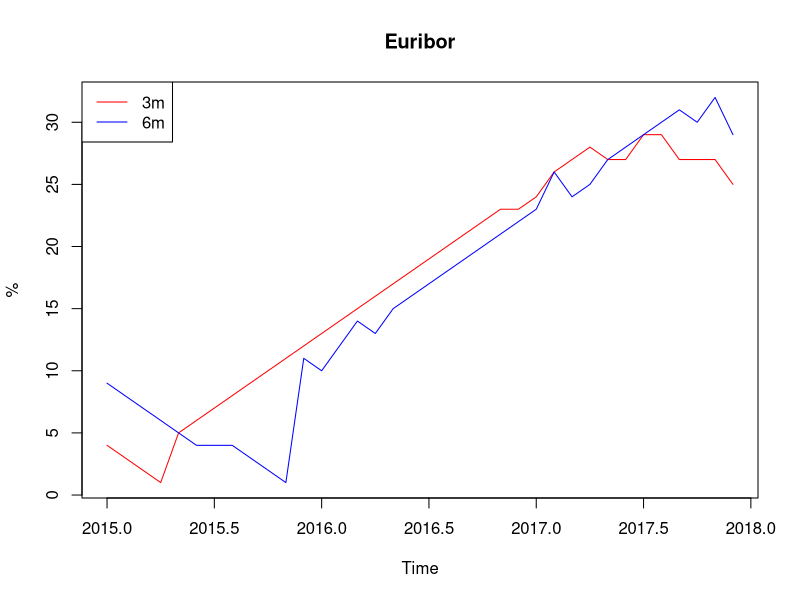

This figure's R source:
library("readr")
library("dplyr")
library("tidyr")
library("ggplot2")

# Obdobje: 2015-2017
# Tip terminske obrestne mere: 3x6

# Uvoz podatkov

eu15 <- read_csv("EURIBOR_2015.csv")
eu16 <- read_csv("EURIBOR_2016.csv")
eu17 <- read_csv("EURIBOR_2017.csv")

# Čiščenje in urejanje podatkov

#eu15

mesec <- 1
k <- 2
v <- 1
while (mesec < 13) {
  if (as.numeric(unlist(strsplit(colnames(eu15)[k], split = "/"))[2]) == mesec) {mesec <- mesec+1; v <- c(v, k)};
  k <- k+1
}

eu15 <- eu15[v]
eu15 <- t(eu15)
colnames(eu15) <- c("1w", "2w", "1m", "2m", "3m", "6m", "9m", "12m")
eu15 <- eu15[-1,]
eu15 <- data.frame(eu15)

#eu16

mesec <- 1
k <- 2
v <- 1
while (mesec < 13) {
  if (as.numeric(unlist(strsplit(colnames(eu16)[k], split = "/"))[2]) == mesec) {mesec <- mesec+1; v <- c(v, k)};
  k <- k+1
}

eu16 <- eu16[v]
eu16 <- t(eu16)
colnames(eu16) <- c("1w", "2w", "1m", "2m", "3m", "6m", "9m", "12m")
eu16 <- eu16[-1,]
eu16 <- data.frame(eu16)

#eu17

mesec <- 1
k <- 2
v <- 1
while (mesec < 13) {
  if (as.numeric(unlist(strsplit(colnames(eu17)[k], split = "/"))[2]) == mesec) {mesec <- mesec+1; v <- c(v, k)};
  k <- k+1
}

eu17 <- eu17[v]
eu17 <- t(eu17)
colnames(eu17) <- c("1w", "2w", "1m", "2m", "3m", "6m", "9m", "12m")
eu17 <- eu17[-1,]
eu17 <- data.frame(eu17)

# Graf: sprememba 3x6 obrestne mere glede na čas

X <- eu15[,5:6]
Y <- eu16[,5:6]
Z <- eu17[,5:6]
XYZ <- rbind(X, Y, Z)

graf <- ts.plot(ts(data=XYZ, start=c(2015,1,2), end=c(2017,12,1), frequency = 12), gpars=list(xlab="Time", ylab="%"), col=c("red", "blue"));
        title(main="Euribor"); 
        legend("topleft", legend = c("3m", "6m"), col=c("red", "blue"), lty = c(1,1))



